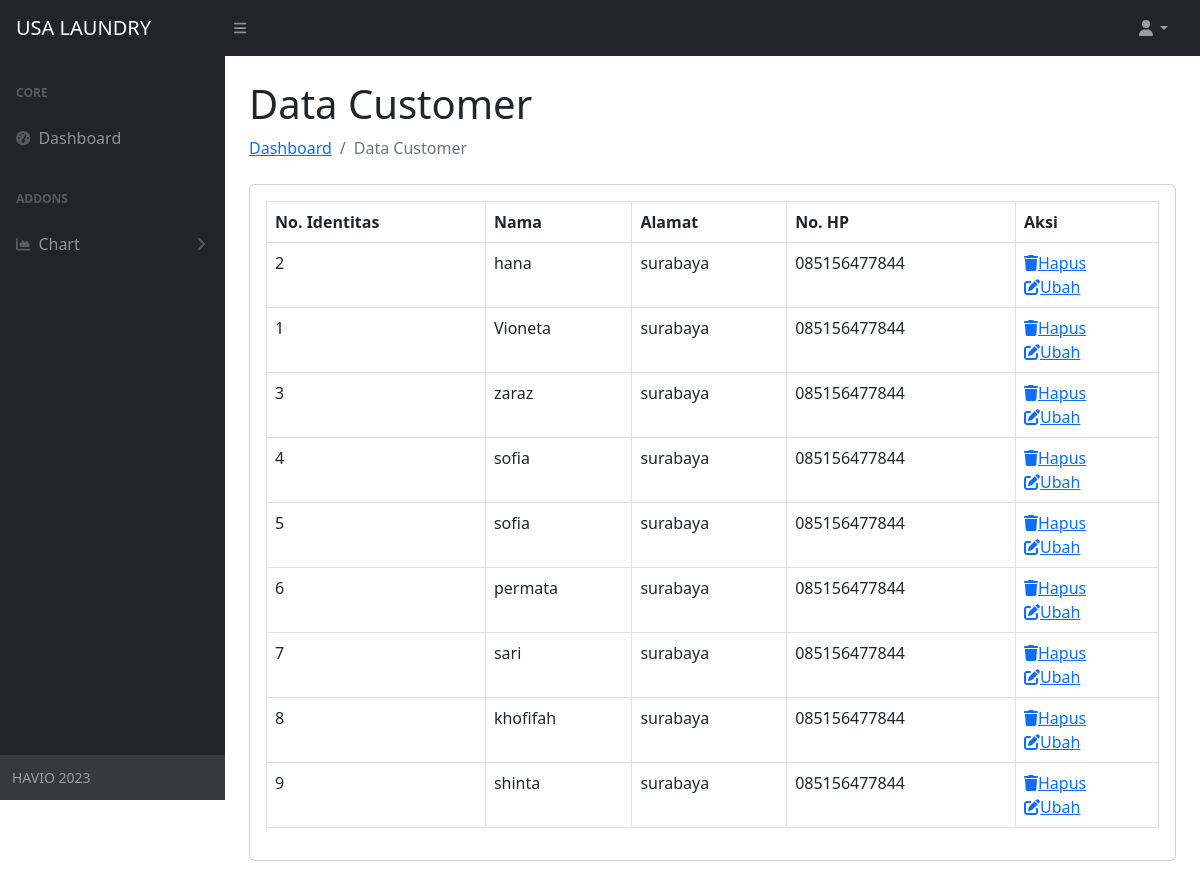
Page /admin/datacustomer.php on the committed database.
### tables this page shows
CREATE TABLE `pelanggan` (
  `No_Identitas` int(100) NOT NULL,
  `Nama` varchar(30) NOT NULL,
  `Alamat` varchar(30) DEFAULT NULL,
  `No_Hp` varchar(15) NOT NULL
);

### admin/datacustomer.php (the view, shortened to what this page needs)
<?php
include 'koneksi.php';
$query = "SELECT * FROM pelanggan";
$result = mysqli_query($conn, $query);
?>
<!DOCTYPE html>
<html lang="en">
<head>
    <link href="https://cdn.jsdelivr.net/npm/simple-datatables@7.1.2/dist/style.min.css" rel="stylesheet" />
    <link rel="stylesheet" href="https://cdnjs.cloudflare.com/ajax/libs/font-awesome/5.15.3/css/all.min.css">
    <link href="css/styles.css" rel="stylesheet" />
</head>
<body class="sb-nav-fixed">
    <nav class="sb-topnav navbar navbar-expand navbar-dark bg-dark">
        <a class="navbar-brand ps-3" href="dashboard.php">USA LAUNDRY</a>
        <button class="btn btn-link btn-sm order-1 order-lg-0 me-4 me-lg-0" id="sidebarToggle" href="#!"><i
                class="fas fa-bars"></i></button>
        <ul class="navbar-nav ms-auto ms-md-0 me-3 me-lg-4">
            <li class="nav-item dropdown">
                <a class="nav-link dropdown-toggle" id="navbarDropdown" href="#" role="button" data-bs-toggle="dropdown"
                    aria-expanded="false"><i class="fas fa-user fa-fw"></i></a>
            </li>
        </ul>
    </nav>
    <div id="layoutSidenav">
        <div id="layoutSidenav_nav">
            <nav class="sb-sidenav accordion sb-sidenav-dark" id="sidenavAccordion">
                <div class="sb-sidenav-menu">
                    <div class="nav">
                        <div class="sb-sidenav-menu-heading">Core</div>
                        <a class="nav-link" href="dashboard.php">
                            <div class="sb-nav-link-icon"><i class="fas fa-tachometer-alt"></i></div>
                            Dashboard
                        </a>
                        <div class="sb-sidenav-menu-heading">Addons</div>
                        <a class="nav-link collapsed" href="#" data-bs-toggle="collapse"
                            data-bs-target="#collapseLayouts" aria-expanded="false" aria-controls="collapseLayouts">
                            <div class="sb-nav-link-icon"><i class="fas fa-chart-area"></i></div>
                            Chart
                            <div class="sb-sidenav-collapse-arrow"><i class="fas fa-angle-down"></i></div>
                        </a>
                    </div>
                </div>
                <div class="sb-sidenav-footer">
                    <div class="small">HAVIO 2023</div>
                </div>
            </nav>
        </div>
        <div id="layoutSidenav_content">
            <main>
                <div class="container-fluid px-4">
                    <h1 class="mt-4">Data Customer</h1>
                    <ol class="breadcrumb mb-4">
                        <li class="breadcrumb-item"><a href="dashboard.php">Dashboard</a></li>
                        <li class="breadcrumb-item active">Data Customer</li>
                    </ol>
                    <div class="card mb-4">
                        <div class="card-body">
                            <div class="table-responsive">
                                <table class="table table-bordered" id="dataTable" width="100%" cellspacing="0">
                                    <thead>
                                        <tr>
                                            <th>No. Identitas</th>
                                            <th>Nama</th>
                                            <th>Alamat</th>
                                            <th>No. HP</th>
                                            <th>Aksi</th>
                                        </tr>
                                    </thead>
                                    <tbody>
                                        <?php
                                        while ($row = mysqli_fetch_assoc($result)) {
                                            echo "<tr>";
                                            echo "<td>" . $row['No_Identitas'] . "</td>";
                                            echo "<td>" . $row['Nama'] . "</td>";
                                            echo "<td>" . $row['Alamat'] . "</td>";
                                            echo "<td>" . $row['No_Hp'] . "</td>";
                                            echo "<td>";
                                            echo "<a href='hapuscustomer.php?No_Identitas=" . $row["No_Identitas"] . "' class='w3-button w3-red'><i class='fas fa-trash'></i>Hapus</a><br>";
                                            echo "<a href='ubahcustomer.php?No_Identitas=" . $row["No_Identitas"] . "' class='w3-button w3-blue'><i class='fas fa-edit'></i>Ubah</a>";
                                            echo "</td>";
                                            echo "</tr>";
                                        }
                                        ?>
                                    </tbody>
                                </table>
                            </div>
                        </div>
                    </div>
                </div>
            </main>
        </div>
    </div>
</body>
</html>

### rows in the picture
pelanggan: No_Identitas "2", Nama "hana", Alamat "surabaya", No_Hp "085156477844"
pelanggan: No_Identitas "1", Nama "Vioneta", Alamat "surabaya", No_Hp "085156477844"
pelanggan: No_Identitas "3", Nama "zaraz", Alamat "surabaya", No_Hp "085156477844"
pelanggan: No_Identitas "4", Nama "sofia", Alamat "surabaya", No_Hp "085156477844"
pelanggan: No_Identitas "5", Nama "sofia", Alamat "surabaya", No_Hp "085156477844"
pelanggan: No_Identitas "6", Nama "permata", Alamat "surabaya", No_Hp "085156477844"
pelanggan: No_Identitas "7", Nama "sari", Alamat "surabaya", No_Hp "085156477844"
pelanggan: No_Identitas "8", Nama "khofifah", Alamat "surabaya", No_Hp "085156477844"
pelanggan: No_Identitas "9", Nama "shinta", Alamat "surabaya", No_Hp "085156477844"
